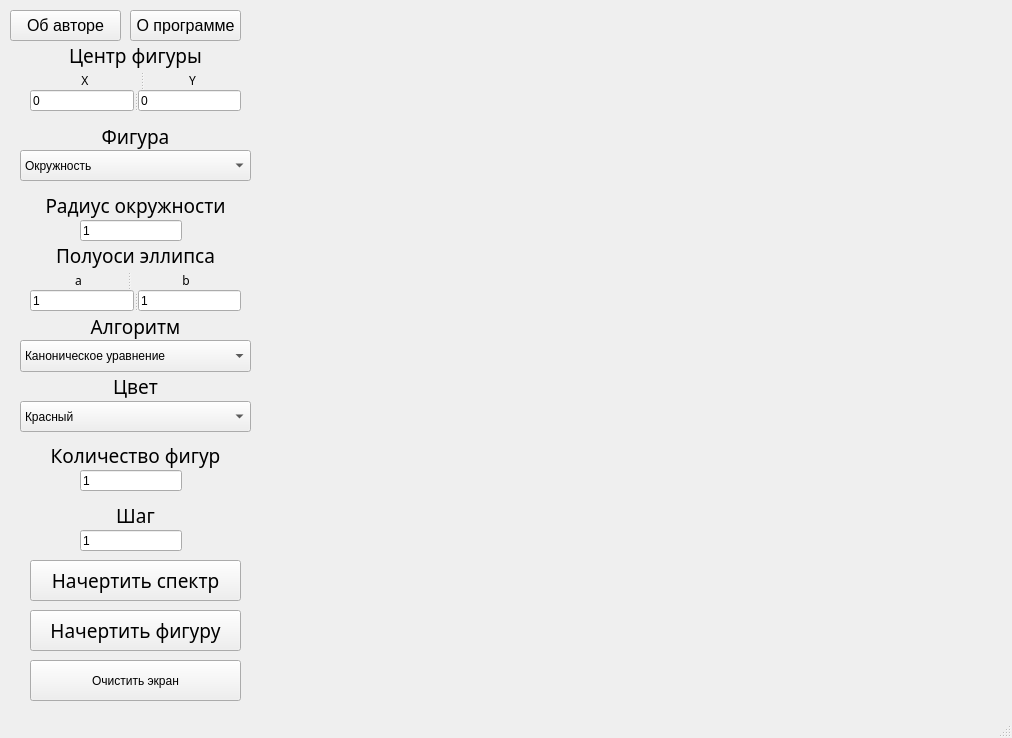
<?xml version="1.0" encoding="UTF-8"?>
<ui version="4.0">
 <class>MainWindow</class>
 <widget class="QMainWindow" name="MainWindow">
  <property name="geometry">
   <rect>
    <x>0</x>
    <y>0</y>
    <width>1012</width>
    <height>738</height>
   </rect>
  </property>
  <property name="windowTitle">
   <string>MainWindow</string>
  </property>
  <widget class="QWidget" name="centralwidget">
   <widget class="PlotWidget" name="Canvas" native="true">
    <property name="geometry">
     <rect>
      <x>260</x>
      <y>30</y>
      <width>0</width>
      <height>20</height>
     </rect>
    </property>
   </widget>
   <widget class="QSplitter" name="splitter">
    <property name="geometry">
     <rect>
      <x>30</x>
      <y>90</y>
      <width>211</width>
      <height>21</height>
     </rect>
    </property>
    <property name="orientation">
     <enum>Qt::Horizontal</enum>
    </property>
    <widget class="QLineEdit" name="centerXField">
     <property name="text">
      <string>0</string>
     </property>
    </widget>
    <widget class="QLineEdit" name="centerYField">
     <property name="text">
      <string>0</string>
     </property>
    </widget>
   </widget>
   <widget class="QSplitter" name="splitter_2">
    <property name="geometry">
     <rect>
      <x>30</x>
      <y>70</y>
      <width>211</width>
      <height>20</height>
     </rect>
    </property>
    <property name="orientation">
     <enum>Qt::Horizontal</enum>
    </property>
    <widget class="QLabel" name="label">
     <property name="font">
      <font>
       <family>Hack Nerd Font Mono</family>
      </font>
     </property>
     <property name="text">
      <string>X</string>
     </property>
     <property name="alignment">
      <set>Qt::AlignCenter</set>
     </property>
    </widget>
    <widget class="QLabel" name="label_2">
     <property name="font">
      <font>
       <family>Hack Nerd Font Mono</family>
      </font>
     </property>
     <property name="text">
      <string>Y</string>
     </property>
     <property name="alignment">
      <set>Qt::AlignCenter</set>
     </property>
    </widget>
   </widget>
   <widget class="QSplitter" name="splitter_7">
    <property name="geometry">
     <rect>
      <x>30</x>
      <y>360</y>
      <width>0</width>
      <height>0</height>
     </rect>
    </property>
    <property name="orientation">
     <enum>Qt::Horizontal</enum>
    </property>
    <widget class="QSplitter" name="splitter_6">
     <property name="orientation">
      <enum>Qt::Horizontal</enum>
     </property>
    </widget>
   </widget>
   <widget class="QPushButton" name="clearButton">
    <property name="geometry">
     <rect>
      <x>30</x>
      <y>660</y>
      <width>211</width>
      <height>41</height>
     </rect>
    </property>
    <property name="styleSheet">
     <string notr="true">font: 14pt &quot;Ubuntu&quot;;</string>
    </property>
    <property name="text">
     <string>Очистить экран</string>
    </property>
   </widget>
   <widget class="Line" name="line_12">
    <property name="geometry">
     <rect>
      <x>10</x>
      <y>840</y>
      <width>231</width>
      <height>20</height>
     </rect>
    </property>
    <property name="orientation">
     <enum>Qt::Horizontal</enum>
    </property>
   </widget>
   <widget class="QLabel" name="label_3">
    <property name="geometry">
     <rect>
      <x>30</x>
      <y>40</y>
      <width>211</width>
      <height>31</height>
     </rect>
    </property>
    <property name="font">
     <font>
      <family>Hack Nerd Font Mono</family>
      <pointsize>14</pointsize>
     </font>
    </property>
    <property name="text">
     <string>Центр фигуры</string>
    </property>
    <property name="alignment">
     <set>Qt::AlignCenter</set>
    </property>
   </widget>
   <widget class="QSplitter" name="splitter_4">
    <property name="geometry">
     <rect>
      <x>30</x>
      <y>290</y>
      <width>211</width>
      <height>21</height>
     </rect>
    </property>
    <property name="orientation">
     <enum>Qt::Horizontal</enum>
    </property>
    <widget class="QLineEdit" name="axisXField">
     <property name="text">
      <string>1</string>
     </property>
    </widget>
    <widget class="QLineEdit" name="axisYField">
     <property name="text">
      <string>1</string>
     </property>
    </widget>
   </widget>
   <widget class="QLabel" name="label_4">
    <property name="geometry">
     <rect>
      <x>30</x>
      <y>240</y>
      <width>211</width>
      <height>31</height>
     </rect>
    </property>
    <property name="font">
     <font>
      <family>Hack Nerd Font Mono</family>
      <pointsize>14</pointsize>
     </font>
    </property>
    <property name="text">
     <string>Полуоси эллипса</string>
    </property>
    <property name="alignment">
     <set>Qt::AlignCenter</set>
    </property>
   </widget>
   <widget class="QSplitter" name="splitter_5">
    <property name="geometry">
     <rect>
      <x>30</x>
      <y>270</y>
      <width>211</width>
      <height>20</height>
     </rect>
    </property>
    <property name="orientation">
     <enum>Qt::Horizontal</enum>
    </property>
    <widget class="QLabel" name="label_5">
     <property name="font">
      <font>
       <family>Hack Nerd Font Mono</family>
      </font>
     </property>
     <property name="text">
      <string>a</string>
     </property>
     <property name="alignment">
      <set>Qt::AlignCenter</set>
     </property>
    </widget>
    <widget class="QLabel" name="label_6">
     <property name="font">
      <font>
       <family>Hack Nerd Font Mono</family>
      </font>
     </property>
     <property name="text">
      <string>b</string>
     </property>
     <property name="alignment">
      <set>Qt::AlignCenter</set>
     </property>
    </widget>
   </widget>
   <widget class="QSplitter" name="splitter_10">
    <property name="geometry">
     <rect>
      <x>30</x>
      <y>310</y>
      <width>211</width>
      <height>32</height>
     </rect>
    </property>
    <property name="orientation">
     <enum>Qt::Vertical</enum>
    </property>
    <widget class="QLabel" name="scaleCenterLabel_6">
     <property name="font">
      <font>
       <family>Hack Nerd Font Mono</family>
       <pointsize>14</pointsize>
      </font>
     </property>
     <property name="text">
      <string>Алгоритм</string>
     </property>
     <property name="alignment">
      <set>Qt::AlignCenter</set>
     </property>
    </widget>
   </widget>
   <widget class="QComboBox" name="algorithmComboBox">
    <property name="geometry">
     <rect>
      <x>20</x>
      <y>340</y>
      <width>231</width>
      <height>32</height>
     </rect>
    </property>
    <item>
     <property name="text">
      <string>Каноническое уравнение</string>
     </property>
    </item>
    <item>
     <property name="text">
      <string>Параметрическое уравнение</string>
     </property>
    </item>
    <item>
     <property name="text">
      <string>Алгоритм Брезенхема</string>
     </property>
    </item>
    <item>
     <property name="text">
      <string>Алгоритм  средней точки</string>
     </property>
    </item>
    <item>
     <property name="text">
      <string>Функция стандартной библиотеки</string>
     </property>
    </item>
   </widget>
   <widget class="QPushButton" name="figureDrawButton">
    <property name="geometry">
     <rect>
      <x>30</x>
      <y>610</y>
      <width>211</width>
      <height>41</height>
     </rect>
    </property>
    <property name="font">
     <font>
      <family>Hack Nerd Font Mono</family>
      <pointsize>14</pointsize>
     </font>
    </property>
    <property name="text">
     <string>Начертить фигуру</string>
    </property>
   </widget>
   <widget class="QSplitter" name="splitter_11">
    <property name="geometry">
     <rect>
      <x>30</x>
      <y>370</y>
      <width>211</width>
      <height>32</height>
     </rect>
    </property>
    <property name="orientation">
     <enum>Qt::Vertical</enum>
    </property>
    <widget class="QLabel" name="scaleCenterLabel_7">
     <property name="font">
      <font>
       <family>Hack Nerd Font Mono</family>
       <pointsize>14</pointsize>
      </font>
     </property>
     <property name="text">
      <string>Цвет</string>
     </property>
     <property name="alignment">
      <set>Qt::AlignCenter</set>
     </property>
    </widget>
   </widget>
   <widget class="QComboBox" name="colorComboBox">
    <property name="geometry">
     <rect>
      <x>20</x>
      <y>401</y>
      <width>231</width>
      <height>31</height>
     </rect>
    </property>
    <item>
     <property name="text">
      <string>Красный</string>
     </property>
    </item>
    <item>
     <property name="text">
      <string>Оранжевый</string>
     </property>
    </item>
    <item>
     <property name="text">
      <string>Желтый</string>
     </property>
    </item>
    <item>
     <property name="text">
      <string>Зеленый</string>
     </property>
    </item>
    <item>
     <property name="text">
      <string>Голубой</string>
     </property>
    </item>
    <item>
     <property name="text">
      <string>Синий</string>
     </property>
    </item>
    <item>
     <property name="text">
      <string>Фиолетовый</string>
     </property>
    </item>
   </widget>
   <widget class="QSplitter" name="splitter_12">
    <property name="geometry">
     <rect>
      <x>20</x>
      <y>590</y>
      <width>231</width>
      <height>3</height>
     </rect>
    </property>
    <property name="orientation">
     <enum>Qt::Vertical</enum>
    </property>
   </widget>
   <widget class="QPushButton" name="rangeDrawButton">
    <property name="geometry">
     <rect>
      <x>30</x>
      <y>560</y>
      <width>211</width>
      <height>41</height>
     </rect>
    </property>
    <property name="font">
     <font>
      <family>Hack Nerd Font Mono</family>
      <pointsize>14</pointsize>
     </font>
    </property>
    <property name="text">
     <string>Начертить спектр</string>
    </property>
   </widget>
   <widget class="QLabel" name="label_7">
    <property name="geometry">
     <rect>
      <x>30</x>
      <y>440</y>
      <width>211</width>
      <height>31</height>
     </rect>
    </property>
    <property name="font">
     <font>
      <family>Hack Nerd Font Mono</family>
      <pointsize>14</pointsize>
     </font>
    </property>
    <property name="text">
     <string>Количество фигур</string>
    </property>
    <property name="alignment">
     <set>Qt::AlignCenter</set>
    </property>
   </widget>
   <widget class="QLabel" name="label_8">
    <property name="geometry">
     <rect>
      <x>30</x>
      <y>500</y>
      <width>211</width>
      <height>31</height>
     </rect>
    </property>
    <property name="font">
     <font>
      <family>Hack Nerd Font Mono</family>
      <pointsize>14</pointsize>
     </font>
    </property>
    <property name="text">
     <string>Шаг</string>
    </property>
    <property name="alignment">
     <set>Qt::AlignCenter</set>
    </property>
   </widget>
   <widget class="QLineEdit" name="amountField">
    <property name="geometry">
     <rect>
      <x>80</x>
      <y>470</y>
      <width>102</width>
      <height>21</height>
     </rect>
    </property>
    <property name="text">
     <string>1</string>
    </property>
   </widget>
   <widget class="QLineEdit" name="stepField">
    <property name="geometry">
     <rect>
      <x>80</x>
      <y>530</y>
      <width>102</width>
      <height>21</height>
     </rect>
    </property>
    <property name="text">
     <string>1</string>
    </property>
   </widget>
   <widget class="QLabel" name="label_9">
    <property name="geometry">
     <rect>
      <x>30</x>
      <y>190</y>
      <width>211</width>
      <height>31</height>
     </rect>
    </property>
    <property name="font">
     <font>
      <family>Hack Nerd Font Mono</family>
      <pointsize>14</pointsize>
     </font>
    </property>
    <property name="text">
     <string>Радиус окружности</string>
    </property>
    <property name="alignment">
     <set>Qt::AlignCenter</set>
    </property>
   </widget>
   <widget class="QLineEdit" name="radiusField">
    <property name="geometry">
     <rect>
      <x>80</x>
      <y>220</y>
      <width>102</width>
      <height>21</height>
     </rect>
    </property>
    <property name="text">
     <string>1</string>
    </property>
   </widget>
   <widget class="QPushButton" name="button_author">
    <property name="geometry">
     <rect>
      <x>10</x>
      <y>10</y>
      <width>111</width>
      <height>31</height>
     </rect>
    </property>
    <property name="font">
     <font>
      <family>Ubuntu</family>
      <pointsize>12</pointsize>
      <weight>50</weight>
      <italic>false</italic>
      <bold>false</bold>
     </font>
    </property>
    <property name="styleSheet">
     <string notr="true">font: 12pt &quot;Ubuntu&quot;;</string>
    </property>
    <property name="text">
     <string>Об авторе</string>
    </property>
   </widget>
   <widget class="QPushButton" name="button_prog">
    <property name="geometry">
     <rect>
      <x>130</x>
      <y>10</y>
      <width>111</width>
      <height>31</height>
     </rect>
    </property>
    <property name="font">
     <font>
      <family>Ubuntu</family>
      <pointsize>12</pointsize>
      <weight>50</weight>
      <italic>false</italic>
      <bold>false</bold>
     </font>
    </property>
    <property name="styleSheet">
     <string notr="true">font: 12pt &quot;Ubuntu&quot;;</string>
    </property>
    <property name="text">
     <string>О программе</string>
    </property>
   </widget>
   <widget class="QLabel" name="scaleCenterLabel_8">
    <property name="geometry">
     <rect>
      <x>30</x>
      <y>120</y>
      <width>211</width>
      <height>32</height>
     </rect>
    </property>
    <property name="font">
     <font>
      <family>Hack Nerd Font Mono</family>
      <pointsize>14</pointsize>
     </font>
    </property>
    <property name="text">
     <string>Фигура</string>
    </property>
    <property name="alignment">
     <set>Qt::AlignCenter</set>
    </property>
   </widget>
   <widget class="QComboBox" name="figureTypeComboBox">
    <property name="geometry">
     <rect>
      <x>20</x>
      <y>150</y>
      <width>231</width>
      <height>31</height>
     </rect>
    </property>
    <item>
     <property name="text">
      <string>Окружность</string>
     </property>
    </item>
    <item>
     <property name="text">
      <string>Эллипс</string>
     </property>
    </item>
   </widget>
  </widget>
  <widget class="QStatusBar" name="statusbar"/>
 </widget>
 <customwidgets>
  <customwidget>
   <class>PlotWidget</class>
   <extends>QWidget</extends>
   <header>pyqtgraph</header>
   <container>1</container>
  </customwidget>
 </customwidgets>
 <resources/>
 <connections/>
</ui>
